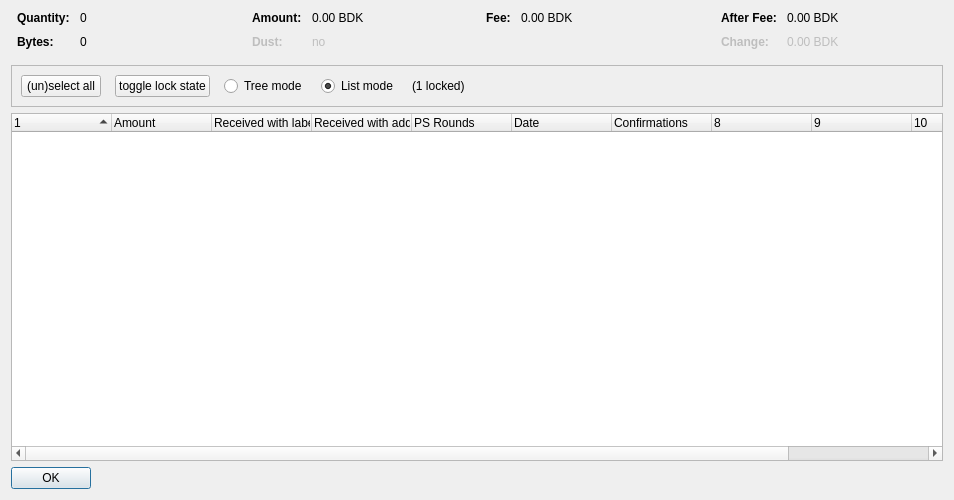
<?xml version="1.0" encoding="UTF-8"?>
<ui version="4.0">
 <class>CoinControlDialog</class>
 <widget class="QDialog" name="CoinControlDialog">
  <property name="geometry">
   <rect>
    <x>0</x>
    <y>0</y>
    <width>954</width>
    <height>500</height>
   </rect>
  </property>
  <property name="windowTitle">
   <string>Coin Selection</string>
  </property>
  <layout class="QVBoxLayout" name="verticalLayout">
   <item>
    <layout class="QHBoxLayout" name="horizontalLayoutTop" stretch="0,0,0,0">
     <property name="topMargin">
      <number>0</number>
     </property>
     <property name="bottomMargin">
      <number>10</number>
     </property>
     <item>
      <layout class="QFormLayout" name="formLayoutCoinControl1">
       <property name="horizontalSpacing">
        <number>10</number>
       </property>
       <property name="verticalSpacing">
        <number>10</number>
       </property>
       <property name="leftMargin">
        <number>6</number>
       </property>
       <property name="rightMargin">
        <number>6</number>
       </property>
       <item row="0" column="0">
        <widget class="QLabel" name="labelCoinControlQuantityText">
         <property name="font">
          <font>
           <weight>75</weight>
           <bold>true</bold>
          </font>
         </property>
         <property name="text">
          <string>Quantity:</string>
         </property>
        </widget>
       </item>
       <item row="0" column="1">
        <widget class="QLabel" name="labelCoinControlQuantity">
         <property name="cursor">
          <cursorShape>IBeamCursor</cursorShape>
         </property>
         <property name="contextMenuPolicy">
          <enum>Qt::ActionsContextMenu</enum>
         </property>
         <property name="text">
          <string notr="true">0</string>
         </property>
         <property name="textInteractionFlags">
          <set>Qt::LinksAccessibleByMouse|Qt::TextSelectableByKeyboard|Qt::TextSelectableByMouse</set>
         </property>
        </widget>
       </item>
       <item row="1" column="0">
        <widget class="QLabel" name="labelCoinControlBytesText">
         <property name="font">
          <font>
           <weight>75</weight>
           <bold>true</bold>
          </font>
         </property>
         <property name="text">
          <string>Bytes:</string>
         </property>
        </widget>
       </item>
       <item row="1" column="1">
        <widget class="QLabel" name="labelCoinControlBytes">
         <property name="cursor">
          <cursorShape>IBeamCursor</cursorShape>
         </property>
         <property name="contextMenuPolicy">
          <enum>Qt::ActionsContextMenu</enum>
         </property>
         <property name="text">
          <string notr="true">0</string>
         </property>
         <property name="textInteractionFlags">
          <set>Qt::LinksAccessibleByMouse|Qt::TextSelectableByKeyboard|Qt::TextSelectableByMouse</set>
         </property>
        </widget>
       </item>
      </layout>
     </item>
     <item>
      <layout class="QFormLayout" name="formLayoutCoinControl2">
       <property name="horizontalSpacing">
        <number>10</number>
       </property>
       <property name="verticalSpacing">
        <number>10</number>
       </property>
       <property name="leftMargin">
        <number>6</number>
       </property>
       <property name="rightMargin">
        <number>6</number>
       </property>
       <item row="0" column="0">
        <widget class="QLabel" name="labelCoinControlAmountText">
         <property name="font">
          <font>
           <weight>75</weight>
           <bold>true</bold>
          </font>
         </property>
         <property name="text">
          <string>Amount:</string>
         </property>
        </widget>
       </item>
       <item row="0" column="1">
        <widget class="QLabel" name="labelCoinControlAmount">
         <property name="cursor">
          <cursorShape>IBeamCursor</cursorShape>
         </property>
         <property name="contextMenuPolicy">
          <enum>Qt::ActionsContextMenu</enum>
         </property>
         <property name="text">
          <string notr="true">0.00 BDK</string>
         </property>
         <property name="textInteractionFlags">
          <set>Qt::LinksAccessibleByMouse|Qt::TextSelectableByKeyboard|Qt::TextSelectableByMouse</set>
         </property>
        </widget>
       </item>
       <item row="1" column="0">
        <widget class="QLabel" name="labelCoinControlLowOutputText">
         <property name="enabled">
          <bool>false</bool>
         </property>
         <property name="font">
          <font>
           <weight>75</weight>
           <bold>true</bold>
          </font>
         </property>
         <property name="text">
          <string>Dust:</string>
         </property>
        </widget>
       </item>
       <item row="1" column="1">
        <widget class="QLabel" name="labelCoinControlLowOutput">
         <property name="enabled">
          <bool>false</bool>
         </property>
         <property name="cursor">
          <cursorShape>IBeamCursor</cursorShape>
         </property>
         <property name="contextMenuPolicy">
          <enum>Qt::ActionsContextMenu</enum>
         </property>
         <property name="text">
          <string notr="true">no</string>
         </property>
         <property name="textInteractionFlags">
          <set>Qt::LinksAccessibleByMouse|Qt::TextSelectableByKeyboard|Qt::TextSelectableByMouse</set>
         </property>
        </widget>
       </item>
      </layout>
     </item>
     <item>
      <layout class="QFormLayout" name="formLayoutCoinControl3">
       <property name="horizontalSpacing">
        <number>10</number>
       </property>
       <property name="verticalSpacing">
        <number>10</number>
       </property>
       <property name="leftMargin">
        <number>6</number>
       </property>
       <property name="rightMargin">
        <number>6</number>
       </property>
       <item row="0" column="0">
        <widget class="QLabel" name="labelCoinControlFeeText">
         <property name="font">
          <font>
           <weight>75</weight>
           <bold>true</bold>
          </font>
         </property>
         <property name="text">
          <string>Fee:</string>
         </property>
        </widget>
       </item>
       <item row="0" column="1">
        <widget class="QLabel" name="labelCoinControlFee">
         <property name="cursor">
          <cursorShape>IBeamCursor</cursorShape>
         </property>
         <property name="contextMenuPolicy">
          <enum>Qt::ActionsContextMenu</enum>
         </property>
         <property name="text">
          <string notr="true">0.00 BDK</string>
         </property>
         <property name="textInteractionFlags">
          <set>Qt::LinksAccessibleByMouse|Qt::TextSelectableByKeyboard|Qt::TextSelectableByMouse</set>
         </property>
        </widget>
       </item>
      </layout>
     </item>
     <item>
      <layout class="QFormLayout" name="formLayoutCoinControl4">
       <property name="horizontalSpacing">
        <number>10</number>
       </property>
       <property name="verticalSpacing">
        <number>10</number>
       </property>
       <property name="leftMargin">
        <number>6</number>
       </property>
       <property name="rightMargin">
        <number>6</number>
       </property>
       <item row="0" column="0">
        <widget class="QLabel" name="labelCoinControlAfterFeeText">
         <property name="font">
          <font>
           <weight>75</weight>
           <bold>true</bold>
          </font>
         </property>
         <property name="text">
          <string>After Fee:</string>
         </property>
        </widget>
       </item>
       <item row="0" column="1">
        <widget class="QLabel" name="labelCoinControlAfterFee">
         <property name="cursor">
          <cursorShape>IBeamCursor</cursorShape>
         </property>
         <property name="contextMenuPolicy">
          <enum>Qt::ActionsContextMenu</enum>
         </property>
         <property name="text">
          <string notr="true">0.00 BDK</string>
         </property>
         <property name="textInteractionFlags">
          <set>Qt::LinksAccessibleByMouse|Qt::TextSelectableByKeyboard|Qt::TextSelectableByMouse</set>
         </property>
        </widget>
       </item>
       <item row="1" column="0">
        <widget class="QLabel" name="labelCoinControlChangeText">
         <property name="enabled">
          <bool>false</bool>
         </property>
         <property name="font">
          <font>
           <weight>75</weight>
           <bold>true</bold>
          </font>
         </property>
         <property name="text">
          <string>Change:</string>
         </property>
        </widget>
       </item>
       <item row="1" column="1">
        <widget class="QLabel" name="labelCoinControlChange">
         <property name="enabled">
          <bool>false</bool>
         </property>
         <property name="cursor">
          <cursorShape>IBeamCursor</cursorShape>
         </property>
         <property name="contextMenuPolicy">
          <enum>Qt::ActionsContextMenu</enum>
         </property>
         <property name="text">
          <string notr="true">0.00 BDK</string>
         </property>
         <property name="textInteractionFlags">
          <set>Qt::LinksAccessibleByMouse|Qt::TextSelectableByKeyboard|Qt::TextSelectableByMouse</set>
         </property>
        </widget>
       </item>
      </layout>
     </item>
    </layout>
   </item>
   <item>
    <widget class="QFrame" name="frame">
     <property name="minimumSize">
      <size>
       <width>0</width>
       <height>40</height>
      </size>
     </property>
     <property name="frameShape">
      <enum>QFrame::StyledPanel</enum>
     </property>
     <property name="frameShadow">
      <enum>QFrame::Sunken</enum>
     </property>
     <layout class="QHBoxLayout" name="horizontalLayout">
      <item>
       <layout class="QHBoxLayout" name="horizontalLayoutPanel" stretch="0,0,0,0,0,0">
        <property name="spacing">
         <number>14</number>
        </property>
        <item>
         <widget class="QPushButton" name="pushButtonSelectAll">
          <property name="sizePolicy">
           <sizepolicy hsizetype="Maximum" vsizetype="Fixed">
            <horstretch>0</horstretch>
            <verstretch>0</verstretch>
           </sizepolicy>
          </property>
          <property name="text">
           <string>(un)select all</string>
          </property>
          <property name="autoDefault">
           <bool>false</bool>
          </property>
         </widget>
        </item>
        <item>
         <widget class="QPushButton" name="pushButtonToggleLock">
          <property name="sizePolicy">
           <sizepolicy hsizetype="Maximum" vsizetype="Fixed">
            <horstretch>0</horstretch>
            <verstretch>0</verstretch>
           </sizepolicy>
          </property>
          <property name="text">
           <string>toggle lock state</string>
          </property>
          <property name="autoDefault">
           <bool>false</bool>
          </property>
         </widget>
        </item>
        <item>
         <widget class="QRadioButton" name="radioTreeMode">
          <property name="sizePolicy">
           <sizepolicy hsizetype="Maximum" vsizetype="Fixed">
            <horstretch>0</horstretch>
            <verstretch>0</verstretch>
           </sizepolicy>
          </property>
          <property name="text">
           <string>Tree mode</string>
          </property>
         </widget>
        </item>
        <item>
         <widget class="QRadioButton" name="radioListMode">
          <property name="sizePolicy">
           <sizepolicy hsizetype="Maximum" vsizetype="Fixed">
            <horstretch>0</horstretch>
            <verstretch>0</verstretch>
           </sizepolicy>
          </property>
          <property name="text">
           <string>List mode</string>
          </property>
          <property name="checked">
           <bool>true</bool>
          </property>
         </widget>
        </item>
        <item>
         <widget class="QLabel" name="labelLocked">
          <property name="text">
           <string>(1 locked)</string>
          </property>
         </widget>
        </item>
        <item>
         <spacer name="horizontalSpacer">
          <property name="orientation">
           <enum>Qt::Horizontal</enum>
          </property>
          <property name="sizeHint" stdset="0">
           <size>
            <width>40</width>
            <height>20</height>
           </size>
          </property>
         </spacer>
        </item>
       </layout>
      </item>
     </layout>
    </widget>
   </item>
   <item>
    <widget class="CoinControlTreeWidget" name="treeWidget">
     <property name="contextMenuPolicy">
      <enum>Qt::CustomContextMenu</enum>
     </property>
     <property name="sortingEnabled">
      <bool>false</bool>
     </property>
     <property name="columnCount">
      <number>11</number>
     </property>
     <attribute name="headerShowSortIndicator" stdset="0">
      <bool>true</bool>
     </attribute>
     <attribute name="headerStretchLastSection">
      <bool>false</bool>
     </attribute>
     <column>
      <property name="text">
       <string/>
      </property>
     </column>
     <column>
      <property name="text">
       <string>Amount</string>
      </property>
     </column>
     <column>
      <property name="text">
       <string>Received with label</string>
      </property>
     </column>
     <column>
      <property name="text">
       <string>Received with address</string>
      </property>
     </column>
     <column>
      <property name="text">
       <string>PS Rounds</string>
      </property>
     </column>
     <column>
      <property name="text">
       <string>Date</string>
      </property>
     </column>
     <column>
      <property name="text">
       <string>Confirmations</string>
      </property>
      <property name="toolTip">
       <string>Confirmed</string>
      </property>
     </column>
     <column>
      <property name="text">
       <string/>
      </property>
     </column>
     <column>
      <property name="text">
       <string/>
      </property>
     </column>
     <column>
      <property name="text">
       <string/>
      </property>
     </column>
     <column>
      <property name="text">
       <string/>
      </property>
     </column>
    </widget>
   </item>
   <item>
    <widget class="QDialogButtonBox" name="buttonBox">
     <property name="sizePolicy">
      <sizepolicy hsizetype="Maximum" vsizetype="Fixed">
       <horstretch>0</horstretch>
       <verstretch>0</verstretch>
      </sizepolicy>
     </property>
     <property name="orientation">
      <enum>Qt::Horizontal</enum>
     </property>
     <property name="standardButtons">
      <set>QDialogButtonBox::Ok</set>
     </property>
    </widget>
   </item>
  </layout>
 </widget>
 <customwidgets>
  <customwidget>
   <class>CoinControlTreeWidget</class>
   <extends>QTreeWidget</extends>
   <header>coincontroltreewidget.h</header>
  </customwidget>
 </customwidgets>
 <resources/>
 <connections/>
</ui>
